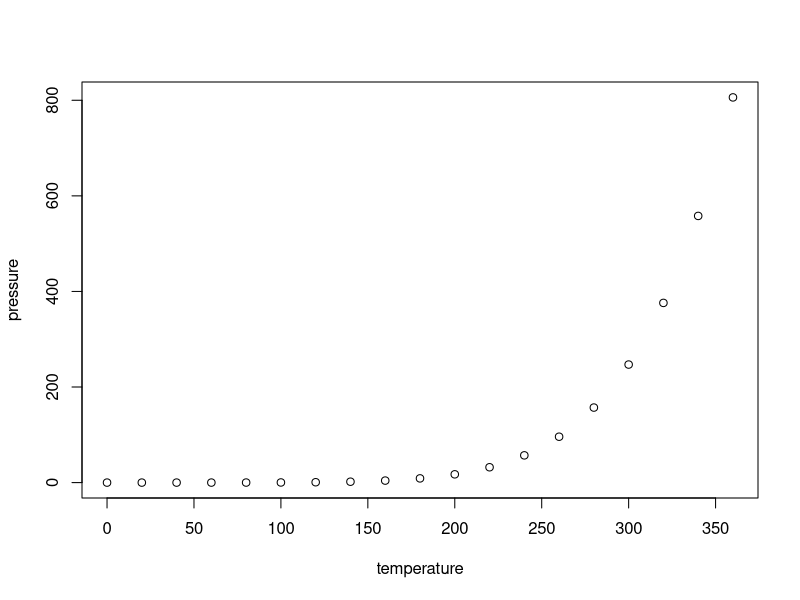
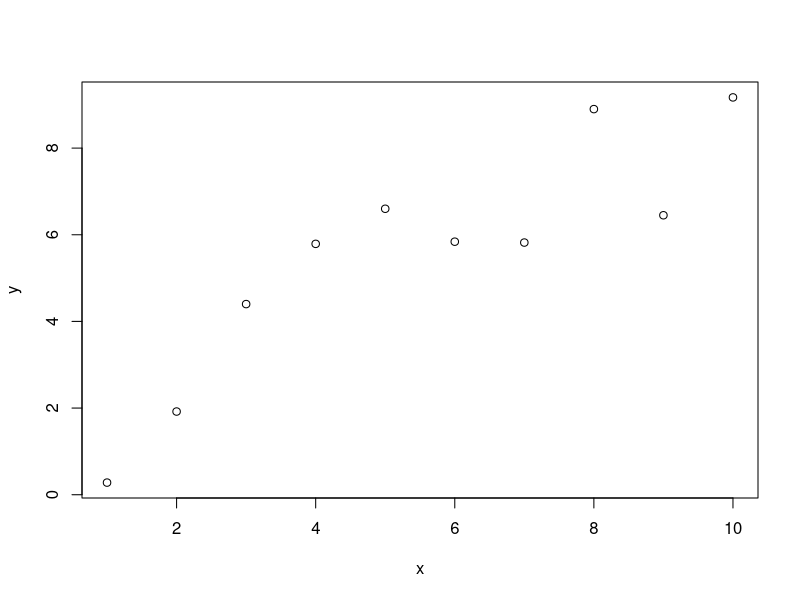
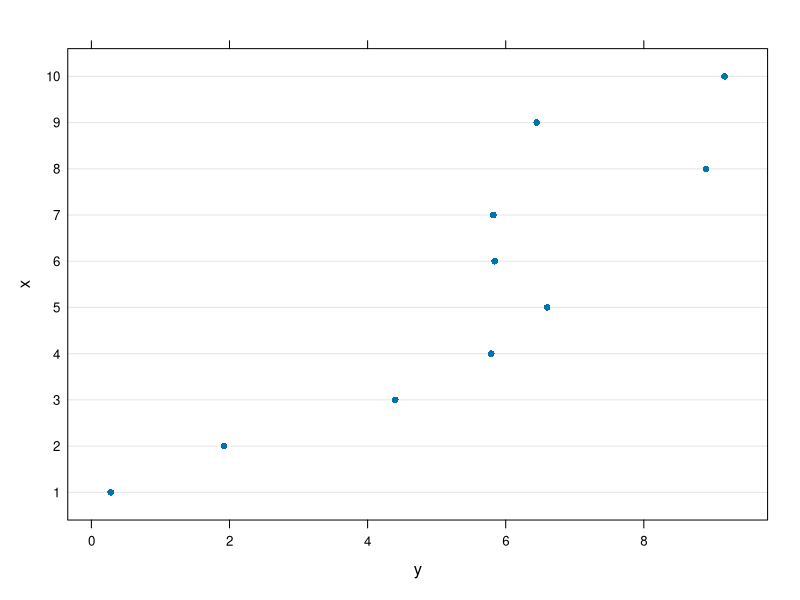
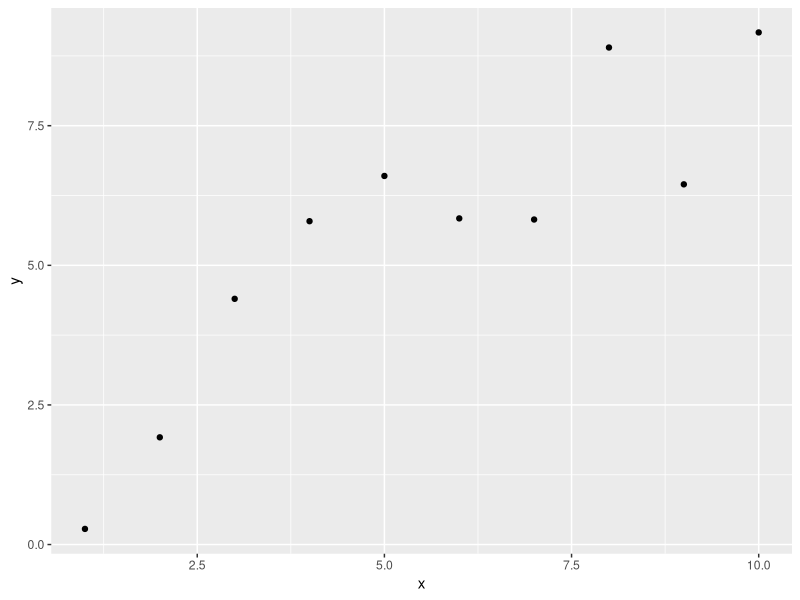
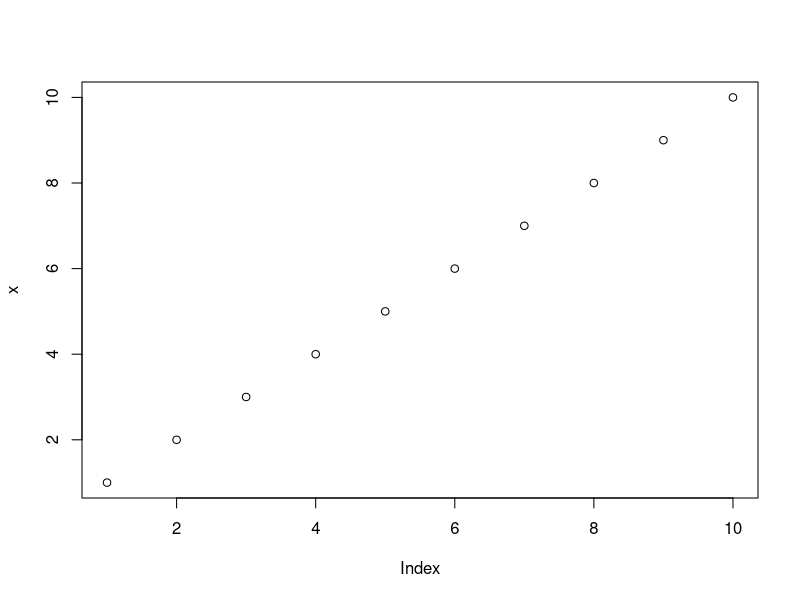
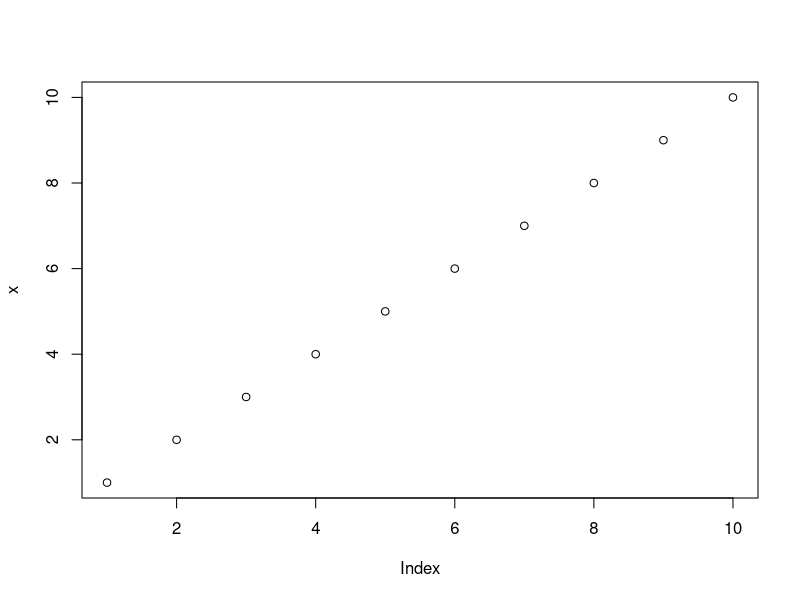

The R source for these figures, in order:
## ---- chunk 1
knitr::opts_chunk$set(echo = TRUE)
## ---- chunk 2
summary(cars)
## ---- chunk 3
plot(pressure)
## ---- chunk 4
x<- 1:10
y <- round(rnorm(10, x, 1), 2)
pl <- plot(x = x, y = y)
lat <- lattice::dotplot(x ~ y)
lat
ggplot2::qplot(x = x, y = y)
## ---- chunk 5
plot(x)
## ---- chunk 6
plot(x)
